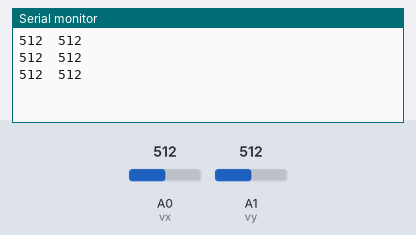
The sketch below on a simulated Arduino Uno, built with avr-gcc and run on an emulated ATmega328P. Shown: the last lines printed to the serial monitor. The inputs (shaded band) are chosen by the test bench; at power-on: A0 (vx) = 512, A1 (vy) = 512.

Above: at 1.3 s.
1.4 s: A0 (vx) set to 716
At 1.9 s:
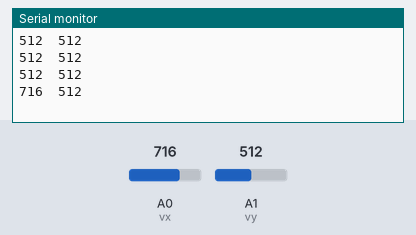
2.9 s: A1 (vy) set to 716
At 3.4 s:
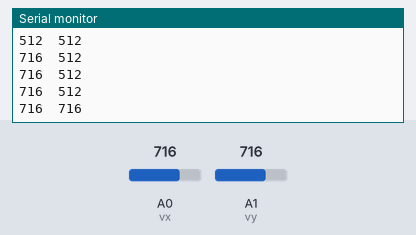
4.4 s: A0 (vx) set to 900
At 4.9 s:
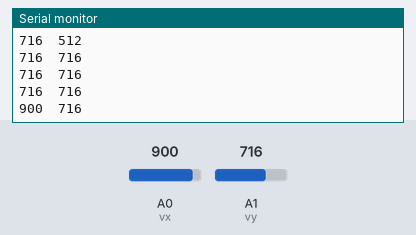
5.9 s: A1 (vy) set to 900
At 6.4 s:
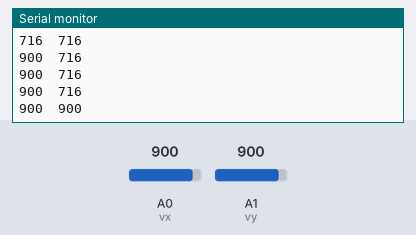
Timing chart, 0 to 8.4 s (numbered marks = the images above; inputs shaded):
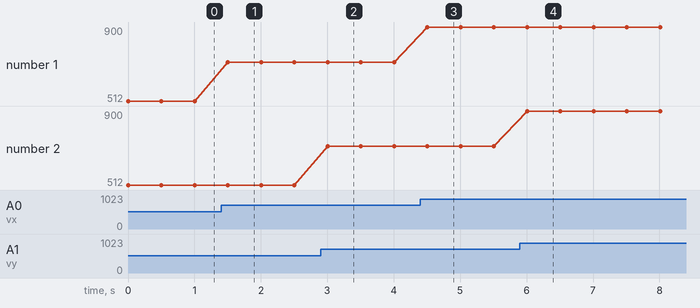

Measured:
- after the input at 1.4 s, the serial monitor: prints a new line after 0.10 s (image 1)
- after the input at 2.9 s, the serial monitor: prints a new line after 0.10 s (image 2)
- after the input at 4.4 s, the serial monitor: prints a new line after 0.11 s (image 3)
- after the input at 5.9 s, the serial monitor: prints a new line after 0.11 s (image 4)
- plotted number 1: 512 → 716 after the input at 1.4 s, 716 → 900 after the input at 4.4 s

The sketch:

bt_master.ino
```cpp
#define vx A0
#define vy A1

void setup() {
  // put your setup code here, to run once:
  Serial.begin(38400);
  pinMode(vx,INPUT);
  pinMode(vy,INPUT);


}

void loop() {
  // put your main code here, to run repeatedly:
  Serial.print(analogRead(vx));
  Serial.print("\t");
  Serial.println(analogRead(vy));
  delay(500);


}
```
